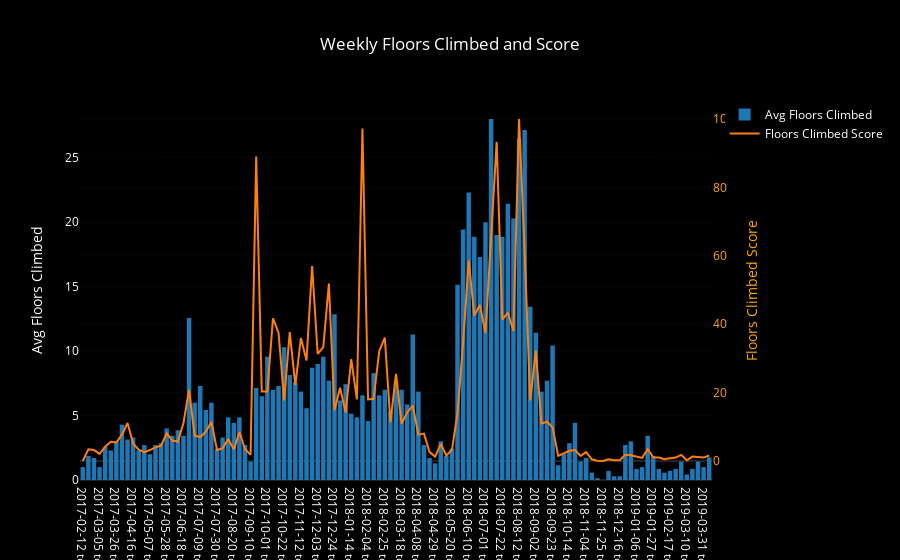

Source (notebook cell):
### Code cell
bars = go.Bar(x=week_df.week_range, y=week_df.mean_flrs,
              name='Avg Floors Climbed', yaxis='y1')

score_line = go.Scatter(x=week_df.week_range, y=week_df.floors_score,
                        name='Floors Climbed Score', yaxis='y2')

layout = go.Layout({'plot_bgcolor': 'black', 'paper_bgcolor': 'black',
                    'font': {'color': 'white'},
                    'title': 'Weekly Floors Climbed and Score',
                    'yaxis': {'title': 'Avg Floors Climbed'},
                    'yaxis2': {'title': 'Floors Climbed Score',
                               'titlefont': {'color': 'orange'},
                               'tickfont': {'color': 'orange'},
                               'overlaying': 'y',
                               'side': 'right'},
                   'xaxis': {'type': '-'}})

data = [bars, score_line]
fig = go.Figure(data=data, layout=layout)
iplot(fig)
